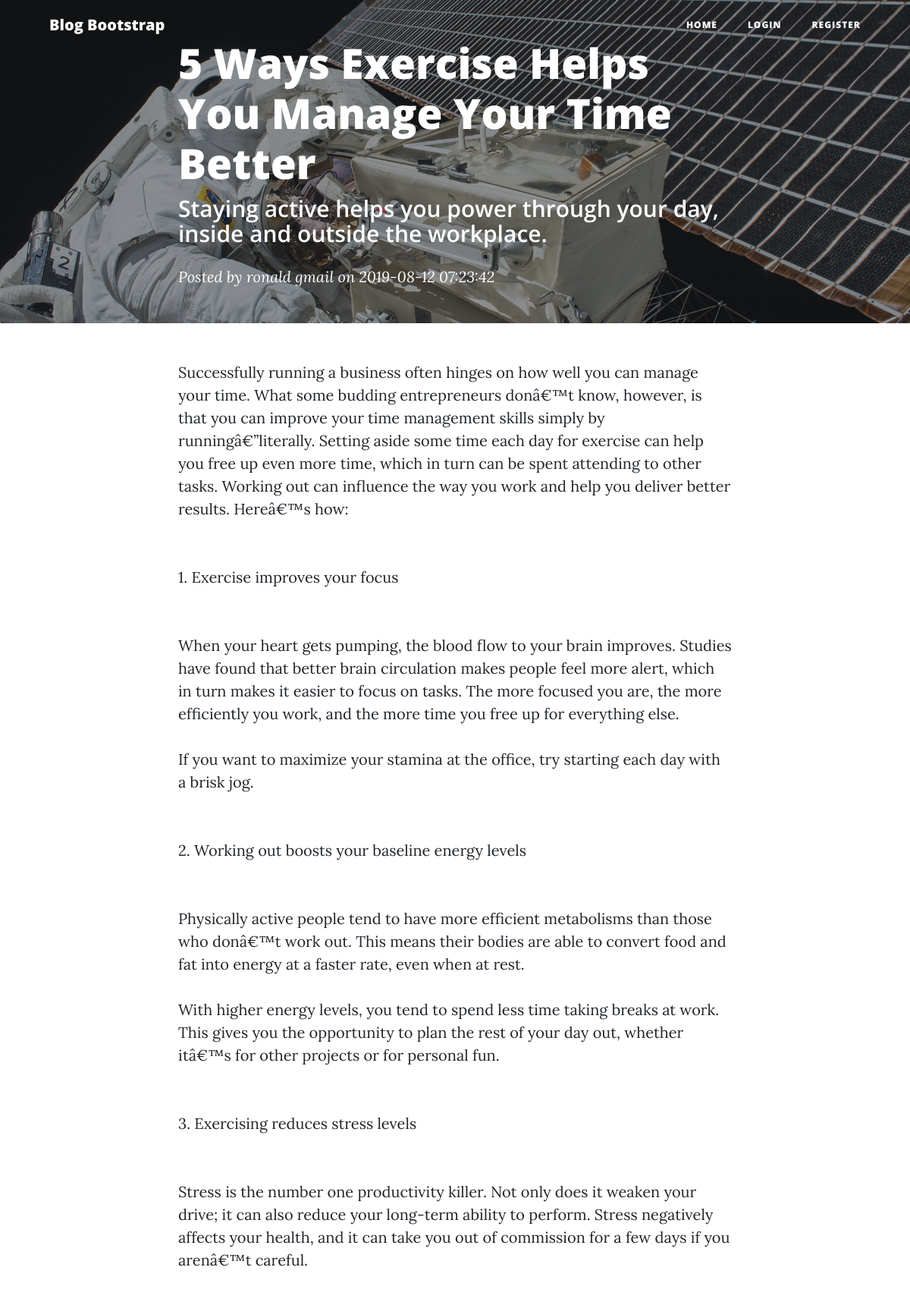
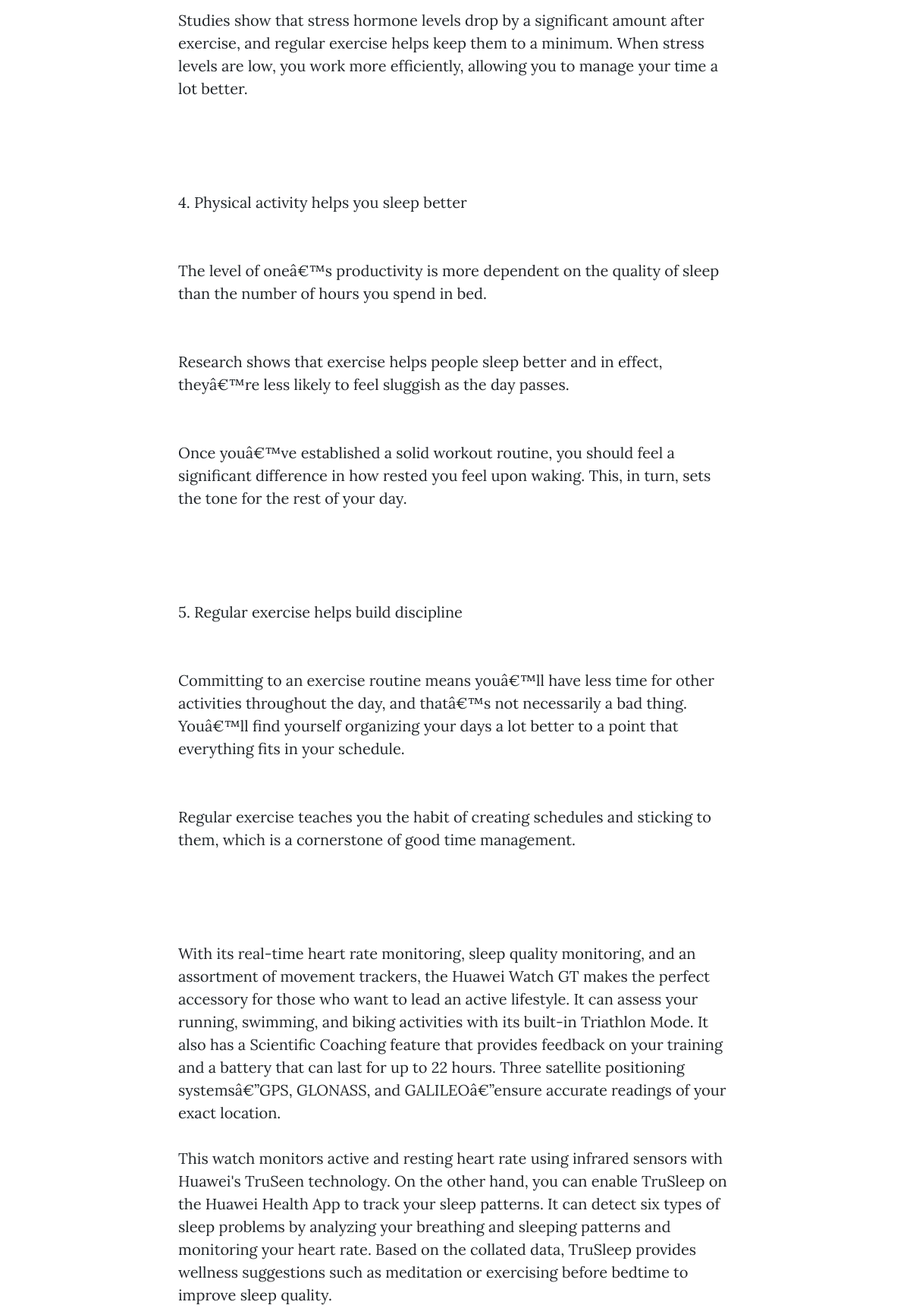
Screenshot of /article.php?id=1 (upper part) with the database file from the repository (2 pictures, top to bottom).
### tables this page shows
CREATE TABLE `posts` (
  `id` int(10) UNSIGNED NOT NULL,
  `title` varchar(255) DEFAULT NULL,
  `small_desc` text NOT NULL,
  `content` longtext NOT NULL,
  `author` varchar(255) NOT NULL,
  `date` timestamp NOT NULL DEFAULT CURRENT_TIMESTAMP
);

CREATE TABLE `users` (
  `id` int(10) UNSIGNED NOT NULL,
  `email` varchar(250) NOT NULL,
  `username` varchar(255) NOT NULL,
  `password` char(255) NOT NULL
);

### app/services/Post.php (called while the page is built, shortened)
<?php
class Post extends Database {
	protected $db_connection;
    public function __construct() {
        $this->db_connection = $this->db_connect();
    }
    public function getById($id) {
        $query = $this->db_connection->prepare('
            SELECT posts.*, users.username FROM posts
            LEFT JOIN users ON posts.author = users.id  WHERE posts.id = :postId LIMIT 1');
        $query->bindParam(':postId', $id, \PDO::PARAM_INT);
        $query->execute();
        return $query->fetch(\PDO::FETCH_OBJ);
    }
}

### app/config/Database.php (called while the page is built, shortened)
<?php
class Database extends \PDO{
    protected $db = 'blog_db';
    protected $host = 'localhost';
    protected $user = 'root';
    protected $pw = '';
	public function db_connect()
	{
		$dsn = 'mysql:host=' . $this->host . ';dbname=' . $this->db;
		try {
			$pdo = new \PDO($dsn, $this->user, $this->pw);
			$pdo->setAttribute(\PDO::ATTR_ERRMODE, \PDO::ERRMODE_EXCEPTION);
			return $pdo;
		}
		catch(PDOException $e) {
			echo 'Connection failed: ' . $e->getMessage();
		}
	}
}

### article.php (the view, shortened to what this page needs)
<?php
$postModel = new Post;
$posts = $postModel->getById($_GET['id']);
include('header.php');
include('nav.php');
?>
  <header class="masthead" style="background-image: url('assets/img/post-bg.jpg')">
    <div class="overlay"></div>
    <div class="container">
      <div class="row">
        <div class="col-lg-8 col-md-10 mx-auto">
          <div class="post-heading">
            <h1><?php echo $posts->title ?></h1>
            <h2 class="subheading"><?php echo $posts->small_desc ?></h2>
            <span class="meta">Posted by
              <a href="#"><?php echo $posts->username ?></a>
              on <?php echo $posts->date ?></span>
          </div>
        </div>
      </div>
    </div>
  </header>
  <article>
    <div class="container">
      <div class="row">
        <div class="col-lg-8 col-md-10 mx-auto">
          <?php echo nl2br(html_entity_decode($posts->content)) ?>
        </div>
      </div>
    </div>
  </article>
<?php
include('footer.php');

### assets/css/clean-blog.css (style rules this page uses)
body { font-size: 20px; color: #212529; font-family: 'Lora', 'Times New Roman', serif; }
h1, h2, h3, h4, h5, h6 { font-weight: 800; font-family: 'Open Sans', 'Helvetica Neue', Helvetica, Arial, sans-serif; }
a { color: #212529; -webkit-transition: all 0.2s; transition: all 0.2s; }
header.masthead { margin-bottom: 50px; background: no-repeat center center; background-color: #868e96; background-attachment: scroll; position: relative; background-size: cover; }
header.masthead .overlay { position: absolute; top: 0; left: 0; height: 100%; width: 100%; background-color: #212529; opacity: 0.5; }
header.masthead .page-heading, header.masthead .post-heading, header.masthead .site-heading { padding: 50px 0 150px; color: white; }
@media only screen and (min-width: 768px) { header.masthead .page-heading, header.masthead .post-heading, header.masthead .site-heading { padding: 50px 0; } }
header.masthead .post-heading h1 { font-size: 35px; }
header.masthead .post-heading .meta, header.masthead .post-heading .subheading { line-height: 1.1; display: block; }
header.masthead .post-heading .subheading { font-size: 24px; font-weight: 600; margin: 10px 0 30px; font-family: 'Open Sans', 'Helvetica Neue', Helvetica, Arial, sans-serif; }
header.masthead .post-heading .meta { font-size: 20px; font-weight: 300; font-style: italic; font-family: 'Lora', 'Times New Roman', serif; }
header.masthead .post-heading .meta a { color: #fff; }
@media only screen and (min-width: 768px) { header.masthead .post-heading h1 { font-size: 55px; } }
@media only screen and (min-width: 768px) { header.masthead .post-heading .subheading { font-size: 30px; } }

### rows the page displays
posts: title "5 Ways Exercise Helps You Manage Your Time Better", small_desc "Staying active helps you power through your day, inside and outside the workplace.", users.username "ronald gmail", date "2019-08-12 07:23:42", content "Successfully running a business often hinges on how well you can manage your time. What some budding entrepreneurs donâ€™t know, however, is that you can improve your time management skills simply by runningâ€”literally. Setting aside some time each day for exercise can help you free up even more time, which in turn can be spent attending to other tasks. Working out can influence the way you work and help you deliver better results. Hereâ€™s how: 1. Exercise improves your focus When your heart gets pumping, the blood flow to your brain improves. Studies have found that better brain circulation makes people feel more alert, which in turn makes it easier to focus on tasks. The more focused…"
